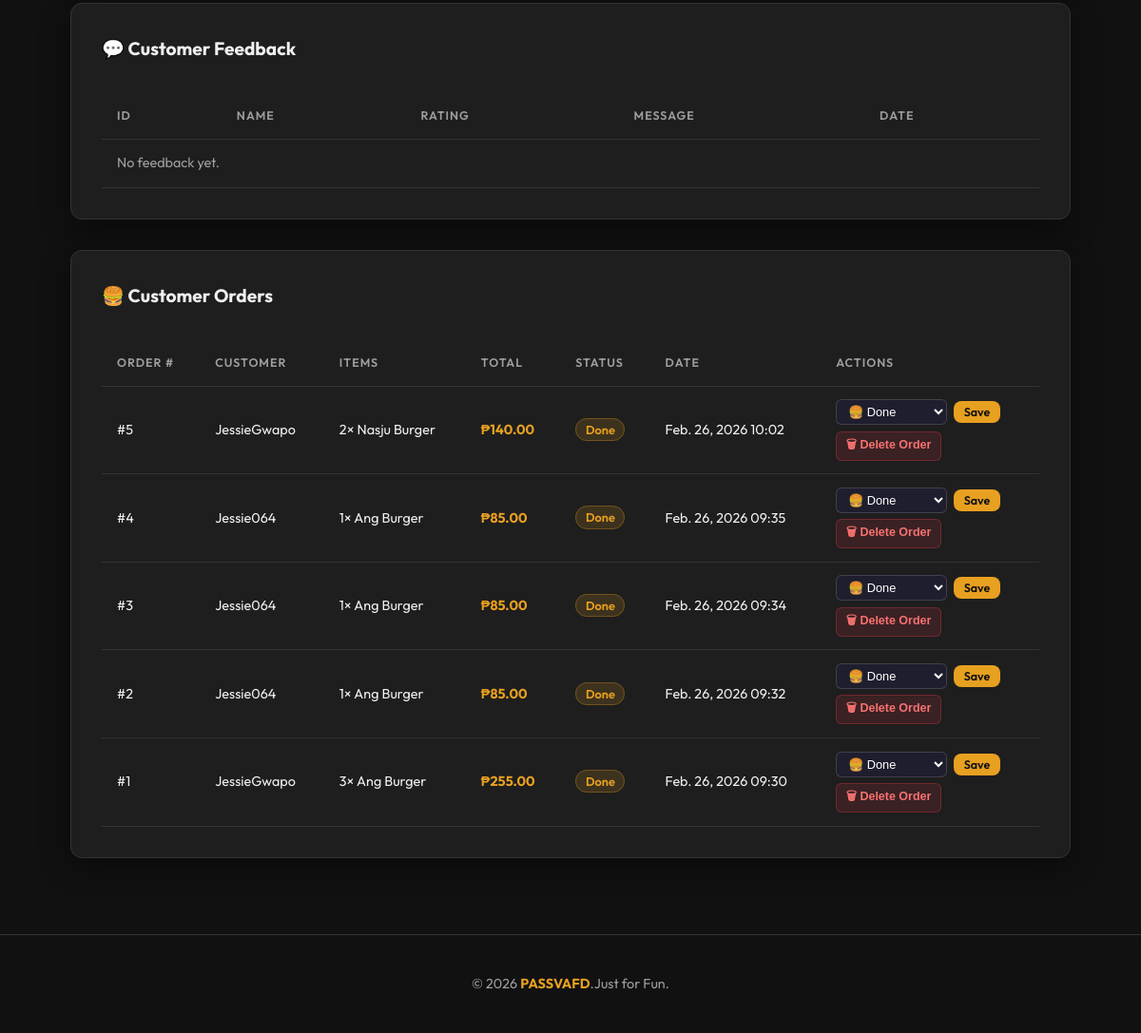
The page /admin-panel/ (signed in, lower part) on the database as committed earlier.
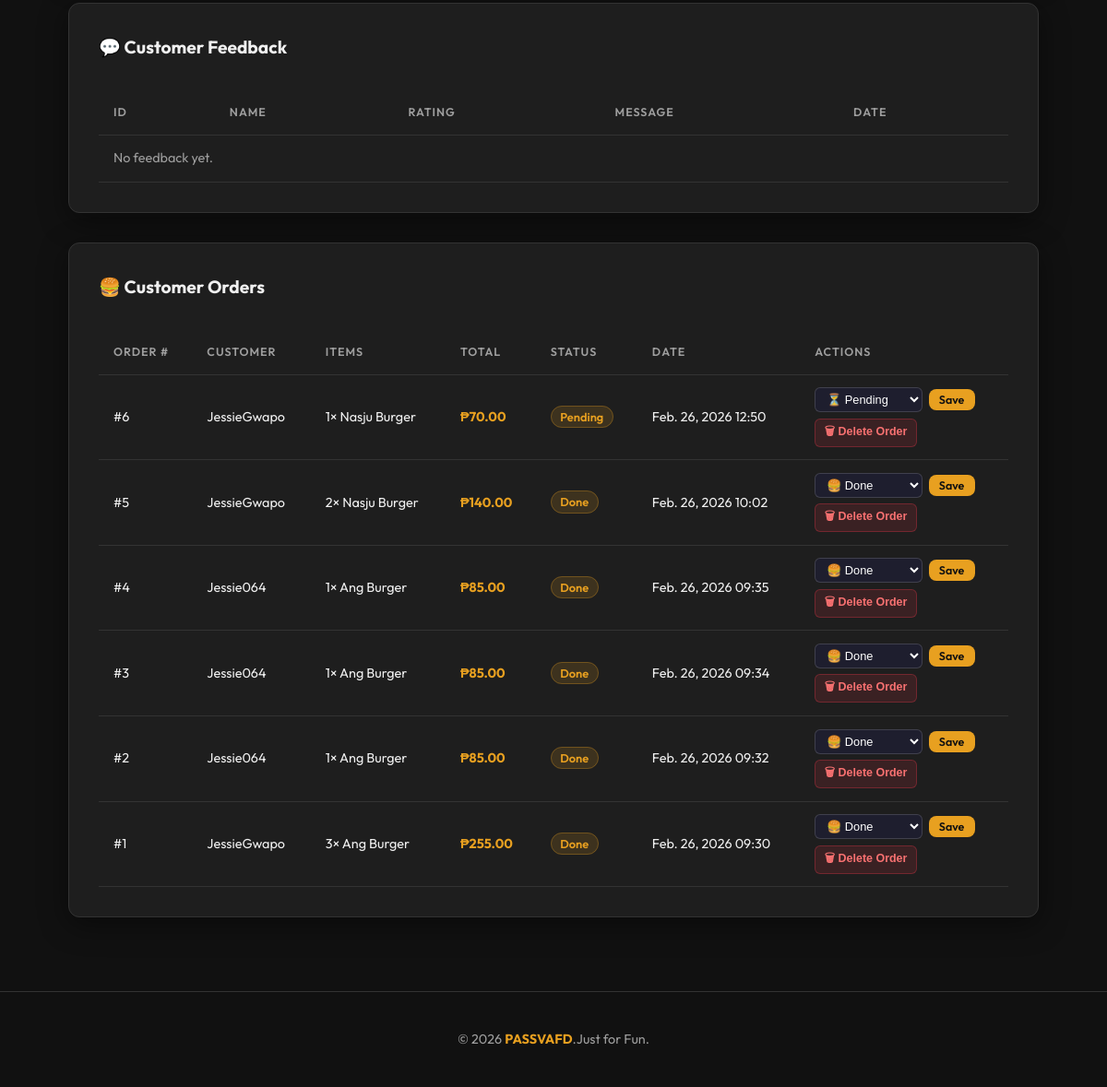
The same page on the database as committed later.
### restaurant/models.py (models this page shows, shortened)
class Order(models.Model):
    STATUS_CHOICES = [
        ('pending',   'Pending'),
        ('confirmed', 'Confirmed'),
        ('done',      'Done'),
    ]
    user       = models.ForeignKey(User, on_delete=models.CASCADE, related_name='orders')
    status     = models.CharField(max_length=20, choices=STATUS_CHOICES, default='pending')
    created_at = models.DateTimeField(auto_now_add=True)
    @property
    def total(self):
        return sum(item.subtotal for item in self.items.all())
    class Meta:
        ordering = ['-created_at']

class OrderItem(models.Model):
    order    = models.ForeignKey(Order,  on_delete=models.CASCADE, related_name='items')
    burger   = models.ForeignKey(Burger, on_delete=models.CASCADE)
    quantity = models.PositiveIntegerField(default=1)
    @property
    def subtotal(self):
        return self.burger.price * self.quantity

class Burger(models.Model):
    name = models.CharField(max_length=100)
    description = models.TextField()
    price = models.DecimalField(max_digits=6, decimal_places=2)
    image_url = models.URLField(blank=True, default='')
    is_available = models.BooleanField(default=True)
    class Meta:
        ordering = ['name']

### restaurant/views.py (the view)
# urls.py: path('admin-panel/',   views.admin_panel_view,   name='admin_panel'),
@login_required
@user_passes_test(_is_staff)
def admin_panel_view(request):
    users = User.objects.select_related('profile').all()
    feedbacks = Feedback.objects.select_related('user').all()
    orders = Order.objects.select_related('user').prefetch_related('items__burger').all()
    burgers = Burger.objects.all()
    return render(request, 'restaurant/admin_panel.html', {
        'users': users,
        'feedbacks': feedbacks,
        'orders': orders,
        'burgers': burgers,
    })

### restaurant/views.py (called while the page is built)
def _is_staff(user):
    return user.is_authenticated and user.is_staff

### restaurant/templates/restaurant/admin_panel.html (shortened to what the changed rows need)
{% extends 'restaurant/base.html' %}
{% block content %}
<section class="section">
    <div class="container">
        <div class="card feedbacks-card">
            <div style="display:flex;justify-content:space-between;align-items:center;flex-wrap:wrap;gap:1rem;margin-bottom:1rem;">
                <h2 style="font-size:1.2rem;font-weight:700;margin:0;">💬 Customer Feedback</h2>
            </div>
            <div style="overflow-x:auto;">
                <table class="admin-table" id="feedback-table">
                    <thead>
                        <tr>
                            <th>ID</th>
                            <th>Name</th>
                            <th>Rating</th>
                            <th>Message</th>
                            <th>Date</th>
                        </tr>
                    </thead>
                </table>
            </div>
        </div>
        <div class="card" style="margin-top:2rem;">
            <h2 style="font-size:1.2rem;font-weight:700;margin-bottom:1rem;">🍔 Customer Orders</h2>
            <div style="overflow-x:auto;">
                <table class="admin-table" id="orders-table">
                    <thead>
                        <tr>
                            <th>Order #</th>
                            <th>Customer</th>
                            <th>Items</th>
                            <th>Total</th>
                            <th>Status</th>
                            <th>Date</th>
                            <th>Actions</th>
                        </tr>
                    </thead>
                    <tbody>
                        {% for order in orders %}
                        <tr>
                            <td>#{{ order.pk }}</td>
                            <td>{{ order.user.username }}</td>
                            <td>
                                {% for item in order.items.all %}
                                {{ item.quantity }}× {{ item.burger.name }}{% if not forloop.last %}, {% endif %}
                                {% endfor %}
                            </td>
                            <td style="color:var(--accent);font-weight:700;">₱{{ order.total }}</td>
                            <td>
                                <span
                                    style="font-size:0.8rem;font-weight:600;padding:0.2rem 0.6rem;border-radius:20px;
                                    background:rgba(232,160,32,0.15);color:var(--accent);border:1px solid rgba(232,160,32,0.3);">
                                    {{ order.get_status_display }}
                                </span>
                            </td>
                            <td>{{ order.created_at|date:"N j, Y H:i" }}</td>
                            <td>
                                <div style="display:flex;flex-direction:column;gap:.4rem;">
                                    <form method="post" action="{% url 'update_order_status' order.pk %}"
                                        style="display:flex;gap:.4rem;align-items:center;flex-wrap:wrap;">
                                        <select name="status" style="
                                            background:#1e1e2e;color:#fff;border:1px solid rgba(255,255,255,.15);
                                            border-radius:6px;padding:.25rem .5rem;font-size:.8rem;cursor:pointer;">
                                            <option value="pending" {% if order.status == 'pending' %}selected{% endif %}>
                                                ⏳ Pending</option>
                                            <option value="done" {% if order.status == 'done' %}selected{% endif %}>🍔
                                                Done</option>
                                        </select>
                                        <button type="submit" class="btn btn-primary"
                                            style="padding:.25rem .7rem;font-size:.78rem;">Save</button>
                                    </form>
                                    <button type="button"
                                        onclick="openAdminDeleteModal({{ order.pk }}, '{{ order.user.username }}')"
                                        style="background:rgba(220,53,69,.15);color:#f87171;
                                                   border:1px solid rgba(220,53,69,.35);padding:.25rem .6rem;
                                                   border-radius:6px;font-size:.78rem;font-weight:600;
                                                   cursor:pointer;width:fit-content;
                                                   transition:background .2s;"
                                        onmouseover="this.style.background='rgba(220,53,69,.3)'"
                                        onmouseout="this.style.background='rgba(220,53,69,.15)'">
                                        🗑 Delete Order
                                    </button>
                                </div>
                            </td>
                        </tr>
                        {% empty %}
                        <tr>
                            <td colspan="7" class="text-muted">No orders placed yet.</td>
                        </tr>
                        {% endfor %}
                    </tbody>
                </table>
            </div>
        </div>
    </div>
</section>
{% endblock %}

Rows that differ between the two databases and show on the page:
added Order: pk "6", user.username "JessieGwapo", total "70.00", status "Pending", created_at "Feb. 26, 2026 12:50", status "⏳ Pending"
added OrderItem: quantity "1", burger.name "Nasju Burger", shown under "6"
